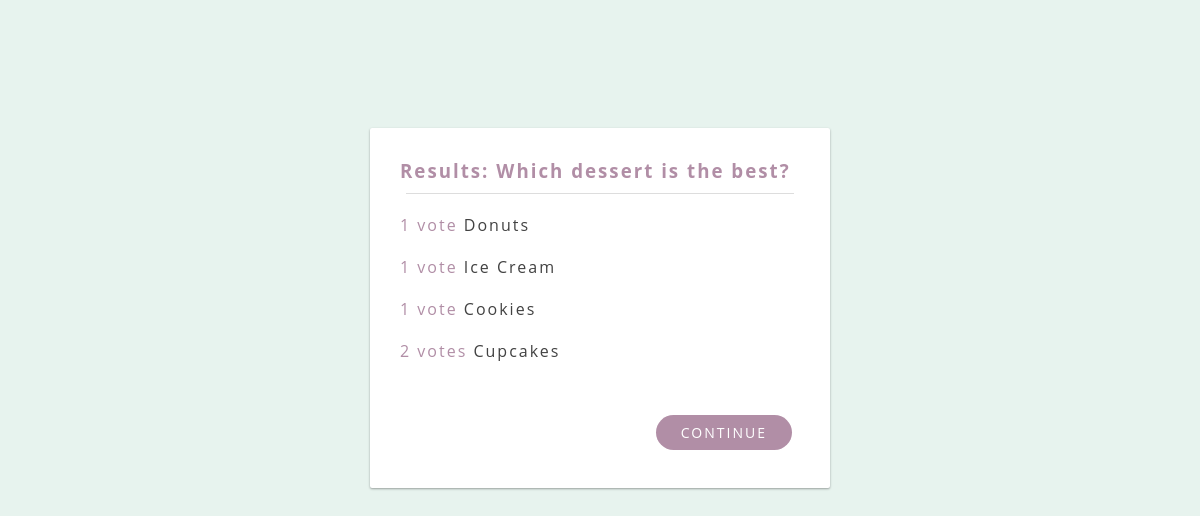
The app's page /polls/3/results/, older data.
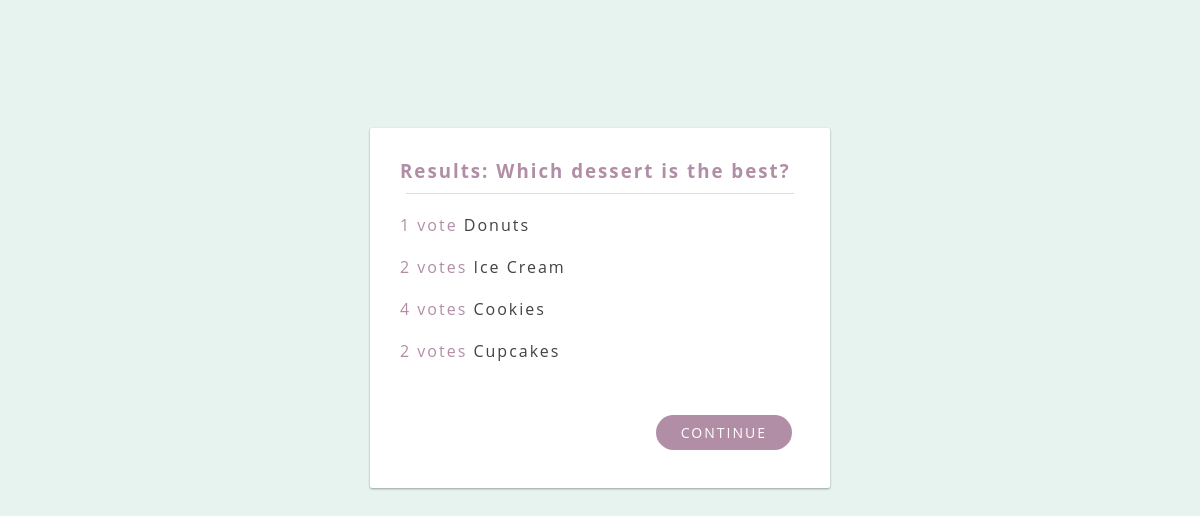
The same page, newer data.
### polls/models.py (models this page shows, shortened)
class Choice(models.Model):
    question = models.ForeignKey(Question, on_delete=models.CASCADE)
    choice_text = models.CharField(max_length=200)
    votes = models.IntegerField(default=0)

### polls/views.py (the view)
# urls.py: path('<int:pk>/results/', views.ResultsView.as_view(), name='results'),
class ResultsView(generic.DetailView):
    model = Question
    template_name = 'polls/results.html'

### polls/templates/polls/results.html (shortened to what this page needs)
{% load static %}
<link rel="stylesheet" type="text/css" href="{% static 'polls/style.css' %}">
<div class="card">
    <h3>Results: {{ question.question_text }}</h3>
    {% for choice in question.choice_set.all %}
        <div class="choices">
            <span>{{ choice.votes }} vote{{ choice.votes|pluralize }}</span> {{ choice.choice_text }} <br>
        </div>
    {% endfor %}
    <a href="{% url 'polls:index' %}" class="btn-vote">Continue</a>
</div>

Row changes from the older to the newer data that the page shows:
changed Choice "Ice Cream": votes "1" → "2"
changed Choice "Cookies": votes "1" → "4"
